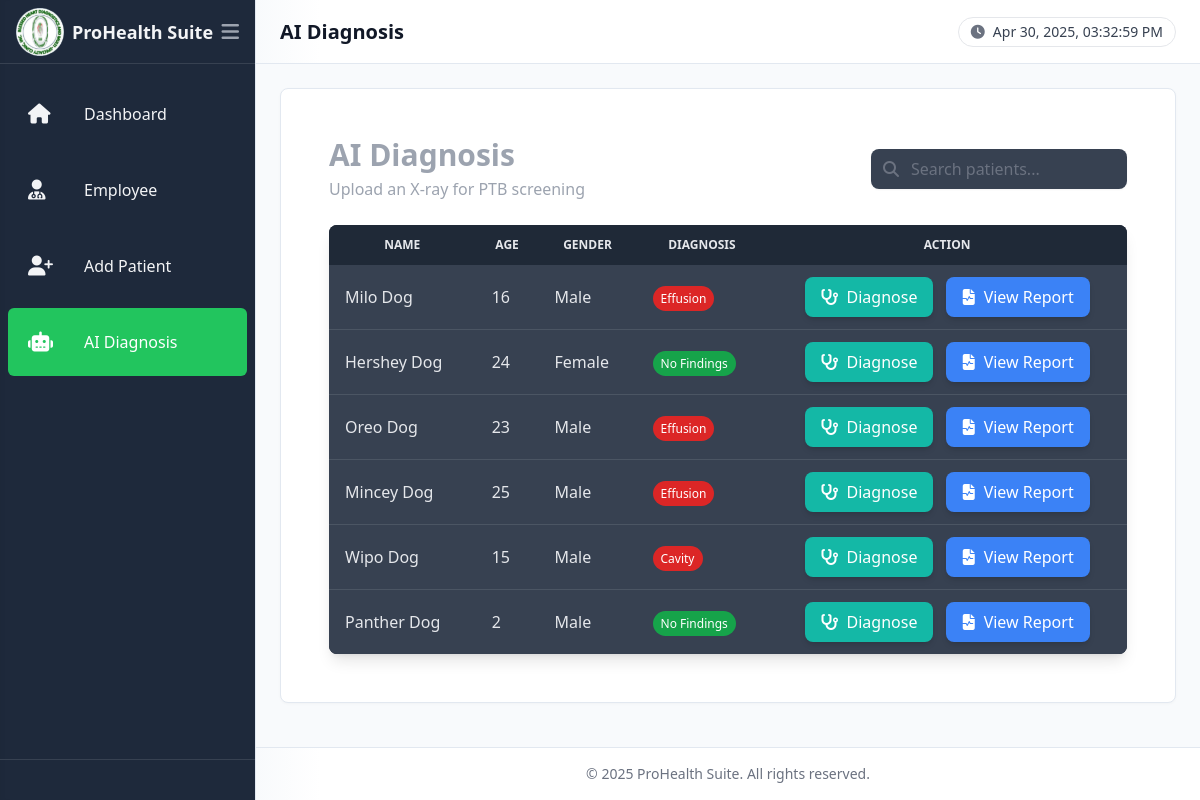
The app's page /diagnosis/ with its own data.
### patient/models.py (models this page shows, shortened)
class Patient(models.Model):
    patient_id = models.CharField(
        max_length=5,
        unique=True,
        editable=False
    )
    GENDER_CHOICES = [
        ('M', 'Male'),
        ('F', 'Female'),
        ('O', 'Other'),
    ]
    DIAGNOSIS_CHOICES = [
        ('Pending', 'Pending'),
        ('No Findings', 'No Findings'),
        ('Cavity', 'Cavity'),
        ('Effusion', 'Effusion'),
    ]
    diagnosis      = models.CharField(
        max_length=20,
        choices=DIAGNOSIS_CHOICES,
        default='Pending'
    )
    confidence     = models.FloatField(
        null=True,
        blank=True,
        help_text="Model confidence (0–1) for the last diagnosis"
    )
    first_name     = models.CharField(max_length=100)
    middle_name    = models.CharField(max_length=100, blank=True, null=True)
    last_name      = models.CharField(max_length=100)
    gender         = models.CharField(max_length=1, choices=GENDER_CHOICES)
    birthdate      = models.DateField()
    age            = models.PositiveIntegerField(editable=False)
    contact_number = models.CharField(max_length=20)
    diagnosis      = models.CharField(
        max_length=20,
        choices=DIAGNOSIS_CHOICES,
        default='Pending'
    )

### diagnosis/views.py (the view, shortened to what this page needs)
# urls.py: path('', views.diagnosis_list, name='diagnosis_list'),
def diagnosis_list(request):
    patients = list(Patient.objects.order_by('last_name'))
    for p in patients:
        p.form         = DiagnosisForm(prefix=str(p.id))
        p.history_list = p.history.all()
        p.last_record  = p.history_list.first()  # newest, because your model orders by -diagnosed_at
    return render(request, 'diagnosis/index.html', {
        'patients':    patients,
        'active_page': 'diagnosis',
    })

### diagnosis/templatetags/percent_extras.py (called while the page is built)
@register.filter
def to_percentage(value, decimals=2):
    try:
        pct = float(value) * 100
        return f"{pct:.{int(decimals)}f}%"
    except (ValueError, TypeError):
        return ''

### diagnosis/templates/diagnosis/index.html (shortened to what this page needs)
{% extends 'dashboard_base.html' %}
{% load static percent_extras widget_tweaks %}
{% block header_title %}AI Diagnosis{% endblock %}
{% block content %}
<div class="p-6 space-y-6">
  <div class="flex flex-col md:flex-row items-start md:items-center justify-between gap-4">
    <div>
      <h1 class="text-3xl font-semibold text-gray-400">AI Diagnosis</h1>
      <p class="text-gray-400 mt-1">Upload an X-ray for PTB screening</p>
    </div>
    <div class="relative w-full md:w-64">
      <span class="absolute inset-y-0 left-0 flex items-center pl-3 text-gray-500">
        <i class="fas fa-search"></i>
      </span>
      <input
        id="searchInput"
        type="text"
        placeholder="Search patients..."
        onkeyup="filterTable()"
        class="w-full pl-10 pr-4 py-2 rounded-lg bg-gray-700 text-gray-200
               placeholder-gray-500 focus:outline-none focus:ring-2 focus:ring-teal-400
               transition-shadow shadow-sm"
      />
    </div>
  </div>
  <div class="bg-gray-900 rounded-lg shadow-lg overflow-x-auto">
    <div class="max-h-[60vh] overflow-y-auto">
      <table class="min-w-full table-auto text-gray-200">
        <thead class="bg-gray-800 sticky top-0">
          <tr>
            <th class="px-4 py-3 text-xs font-semibold uppercase">Name</th>
            <th class="px-4 py-3 text-xs font-semibold uppercase">Age</th>
            <th class="px-4 py-3 text-xs font-semibold uppercase">Gender</th>
            <th class="px-4 py-3 text-xs font-semibold uppercase">Diagnosis</th>
            <th class="px-4 py-3 text-center text-xs font-semibold uppercase">Action</th>
          </tr>
        </thead>
        <tbody id="tableBody" class="bg-gray-700 divide-y divide-gray-600">
          {% for pat in patients %}
          <tr class="hover:bg-gray-600 transition-colors duration-200">
            <td class="px-4 py-3 truncate">
              {{ pat.first_name }}{% if pat.middle_name %} {{ pat.middle_name }}{% endif %}
              {{ pat.last_name }}
            </td>
            <td class="px-4 py-3">{{ pat.age }}</td>
            <td class="px-4 py-3">{{ pat.get_gender_display }}</td>
            <td class="px-4 py-3">
              <span class="px-2 py-1 text-xs rounded-full font-medium
                {% if pat.diagnosis == 'No Findings' %}bg-green-600 text-white{% endif %}
                {% if pat.diagnosis == 'Cavity'      %}bg-red-600   text-white{% endif %}
                {% if pat.diagnosis == 'Effusion'    %}bg-red-600   text-white{% endif %}
                {% if pat.diagnosis == 'Pending'     %}bg-gray-500 text-white{% endif %}">
                {{ pat.diagnosis }}
              </span>
            </td>
            <td class="px-4 py-3 text-center space-x-2">
              <button
                onclick="toggleModal('modal-dx-{{ pat.id }}')"
                class="inline-flex items-center gap-2 bg-teal-500 hover:bg-teal-600 text-white
                       font-medium px-4 py-2 rounded-lg shadow-md focus:outline-none focus:ring-2
                       focus:ring-teal-300 transition-all duration-200"
              >
                <i class="fas fa-stethoscope"></i> Diagnose
              </button>
              {% if pat.history_list %}
                {% with last_rec=pat.history_list.0 %}
                <button
                  onclick="toggleModal('modal-report-{{ pat.id }}')"
                  class="inline-flex items-center gap-2 bg-blue-500 hover:bg-blue-600 text-white
                         font-medium px-4 py-2 rounded-lg shadow-md focus:outline-none focus:ring-2
                         focus:ring-blue-300 transition-all duration-200"
                >
                  <i class="fas fa-file-medical-alt"></i> View Report
                </button>
                {% endwith %}
              {% endif %}
            </td>
          </tr>
          {% endfor %}
        </tbody>
      </table>
    </div>
  </div>
</div>
{% endblock %}

### records on screen
Patient: first_name "Milo", last_name "Dog", age "16", gender "Male", diagnosis "Effusion"
Patient: first_name "Hershey", last_name "Dog", age "24", gender "Female", diagnosis "No Findings"
Patient: first_name "Oreo", last_name "Dog", age "23", gender "Male", diagnosis "Effusion"
Patient: first_name "Mincey", last_name "Dog", age "25", gender "Male", diagnosis "Effusion"
Patient: first_name "Wipo", last_name "Dog", age "15", gender "Male", diagnosis "Cavity"
Patient: first_name "Panther", last_name "Dog", age "2", gender "Male", diagnosis "No Findings"
